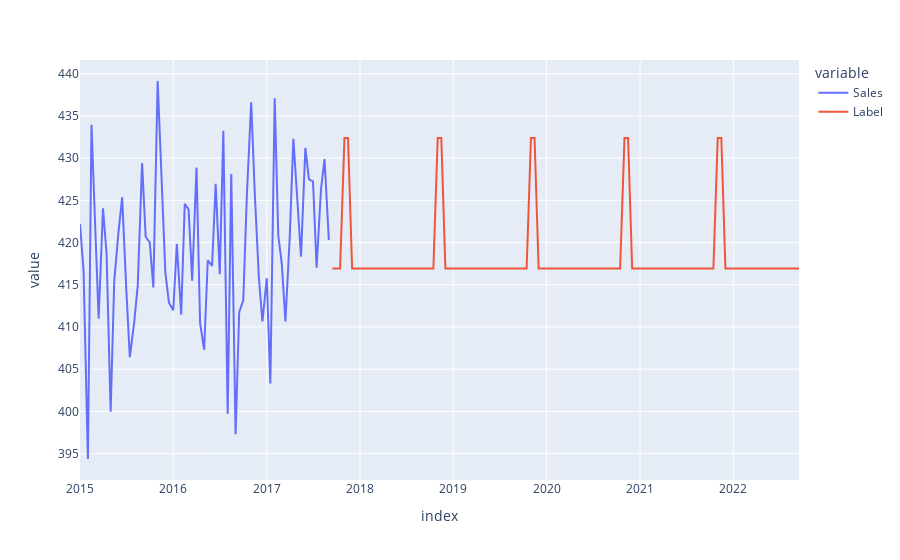

Notebook code cell kept with this figure:
### Code cell
concat_df = pd.concat([Fanshop,predictions_future], axis=0)
concat_df_i = pd.date_range(start='2015-01-01', end = '2022-09-15', freq = 'SMS')
concat_df.set_index(concat_df_i, inplace=True)
fig = px.line(concat_df, x=concat_df.index, y=["Sales", "Label"])
fig.show()

### Figure 1 — Plotly figure (JSON) as saved in the notebook; plotly's stock layout.template omitted (floating-point values rounded to 4 significant figures; data arrays with more than 128 entries replaced by an {"elided": "..."} marker saying what was removed)
{"data": [{"hovertemplate": "variable=Sales<br>index=%{x}<br>value=%{y}<extra></extra>", "legendgroup": "Sales", "line": {"color": "#636efa", "dash": "solid"}, "mode": "lines", "name": "Sales", "orientation": "v", "showlegend": true, "type": "scatter", "x": {"elided": "186 str values"}, "xaxis": "x", "y": {"elided": "186 float values"}, "yaxis": "y"}, {"hovertemplate": "variable=Label<br>index=%{x}<br>value=%{y}<extra></extra>", "legendgroup": "Label", "line": {"color": "#EF553B", "dash": "solid"}, "mode": "lines", "name": "Label", "orientation": "v", "showlegend": true, "type": "scatter", "x": {"elided": "186 str values"}, "xaxis": "x", "y": {"elided": "186 float values"}, "yaxis": "y"}], "layout": {"legend": {"title": {"text": "variable"}, "tracegroupgap": 0}, "margin": {"t": 60}, "xaxis": {"anchor": "y", "domain": [0, 1], "title": {"text": "index"}}, "yaxis": {"anchor": "x", "domain": [0, 1], "title": {"text": "value"}}}}
